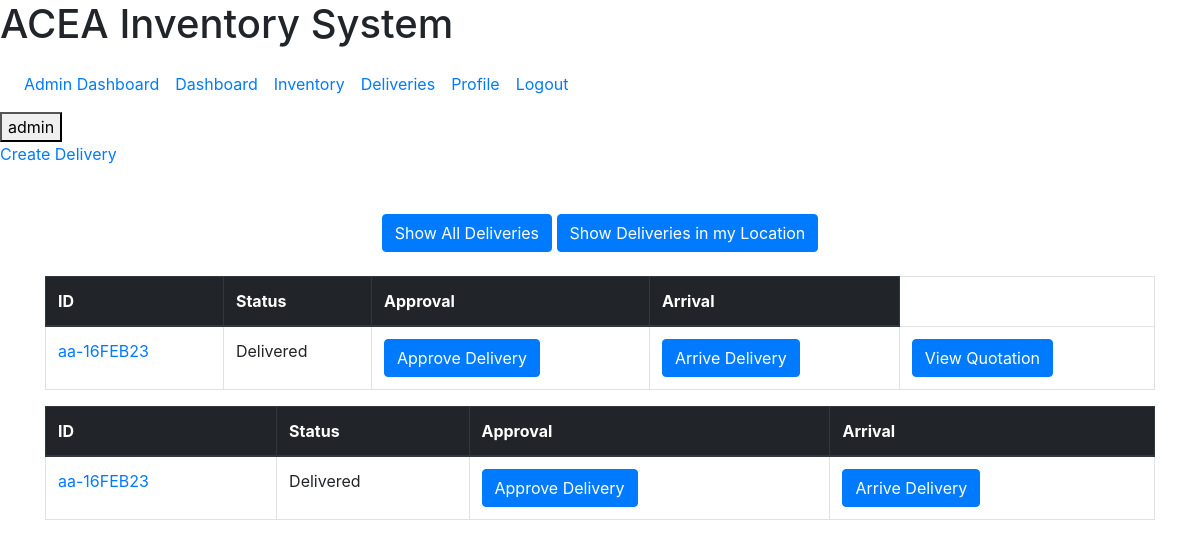
The page /deliveries/ (signed in) on the database as committed earlier.
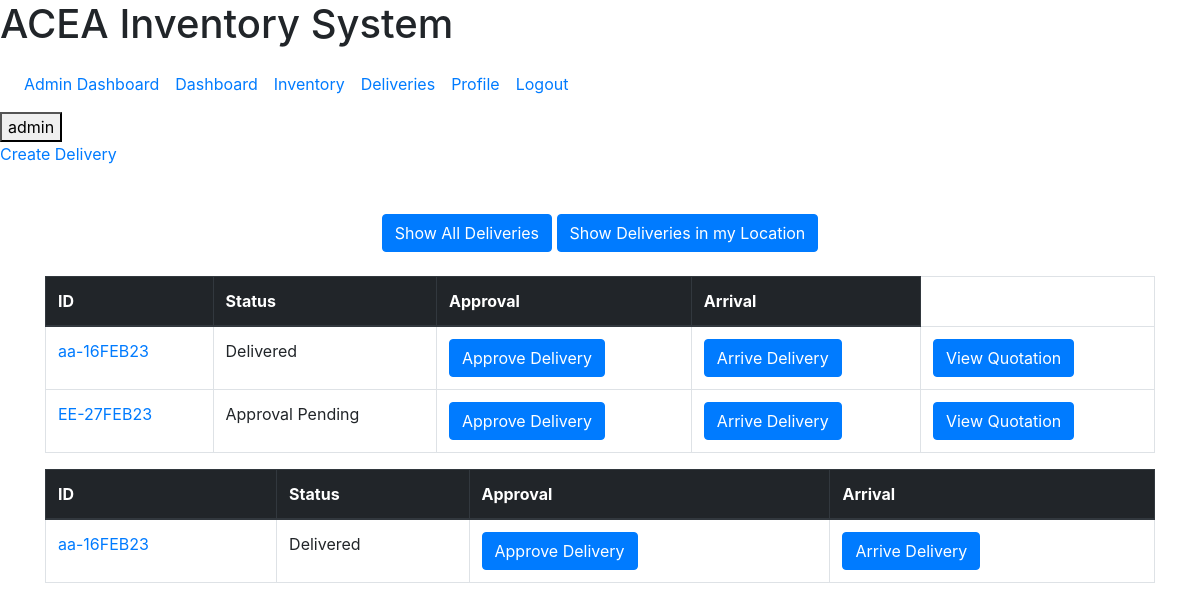
The same page on the database as committed later.
### dashboard/models.py (models this page shows)
class Delivery(models.Model):
    requestedBy = models.ForeignKey(User, on_delete=models.CASCADE, null=True, blank=True)
    dateRequested = models.DateTimeField(auto_now_add=True, blank=True)
    dateApproved = models.DateTimeField(null=True, blank=True)
    dateArrived = models.DateTimeField(null=True, blank=True)
    deliveryLocation = models.ForeignKey(Location, on_delete=models.CASCADE)
    class Meta:                                                             # django admin data models are pluralized (they add 's')
        verbose_name_plural = 'Deliveries'
    def __str__(self):
        if self.requestedBy:
            initials = ''.join([name[0] for name in self.requestedBy.get_full_name().split()])
        else:
            initials = 'unknown'
        formatted_date = self.dateRequested.strftime('%d%b%y')
        slug = slugify(formatted_date).upper()
        return f'{initials}-{slug}'

### dashboard/views.py (the view)
# urls.py: path('deliveries/', views.DeliveryList.as_view(), name='list-deliveries'),
class DeliveryList(LoginRequiredMixin, ListView):
    model = Delivery
    context_object_name = "delivery"
    def get_context_data(self, **kwargs):
        delivery = Delivery.objects.all()
        kwargs['delivery'] = delivery
        filteredDelivery = delivery.filter(deliveryLocation=self.request.user.userprofile.location)
        kwargs['filteredDelivery'] = filteredDelivery
        return kwargs

### templates/templatetags/auth_extras.py (called while the page is built)
@register.filter(name='has_group')
def has_group(user, group_name):
    group = Group.objects.get(name=group_name)
    return True if group in user.groups.all() else False

### templates/dashboard/delivery_list.html (shortened to what the changed rows need)
{%extends 'partials/base.html'%}
{% block content %}
{% load bootstrap_icons %}
<div class="container py-5">
    <div id="unfiltered-container">
        <table id="unfiltered-table" class="table table-bordered table-hover">
            <thead class="thead-dark">
                <tr>
                    <th scope="col">ID</th>
                    <th scope="col">Status</th>
                    {% if request.user.is_authenticated and request.user|has_group:"Administrator" or request.user|has_group:"Finance" %}
                    <th scope="col">Approval</th>
                    {% endif %}
                    {% if request.user.is_authenticated and request.user|has_group:"Administrator" or request.user|has_group:"Engineering" %}
                    <th scope="col">Arrival</th>
                    {% endif %}
                </tr>
            </thead>
            <tbody>
                {% for d in delivery %}
                <tr>
                    <td><a href="{% url 'delivery_details' d.id %}">{{ d }}</a></td>
                    {% if d.dateApproved is None %}
                    <td>Approval Pending</td>
                    {% elif d.dateArrived is None %}
                    <td>Arrival Pending</td>
                    {% else %}
                    <td>Delivered</td>
                    {% endif %}
                    {% if request.user.is_authenticated and request.user|has_group:"Administrator" or request.user|has_group:"Finance" %}
                    <td>
                        <form action="{% url 'approveDelivery' %}" method="POST">
                        <button class="btn btn-primary" type="submit">Approve Delivery</button>
                        </form>
                    </td>
                    {% endif %}
                    {% if request.user.is_authenticated and request.user|has_group:"Administrator" or request.user|has_group:"Engineering" %}
                    <td>
                        <form action="{% url 'arriveDelivery' %}" method="POST">
                        <button class="btn btn-primary" type="submit">Arrive Delivery</button>
                        </form>
                        <td>
                            <a href="{% url 'list-quotations' d.id %}" class="btn btn-primary">View Quotation</a>
                        </td>
                    </td>
                    {% endif %}
                </tr>
                {% endfor %}
            </tbody>
        </table>
    </div>
    <div id="filtered-container">
        <table id="filtered-table" class="table table-bordered table-hover">
            <thead class="thead-dark">
                <tr>
                    <th scope="col">ID</th>
                    <th scope="col">Status</th>
                    {% if request.user.is_authenticated and request.user|has_group:"Administrator" or request.user|has_group:"Finance" %}
                    <th scope="col">Approval</th>
                    {% endif %}
                    {% if request.user.is_authenticated and request.user|has_group:"Administrator" or request.user|has_group:"Engineering" %}
                    <th scope="col">Arrival</th>
                    {% endif %}
                </tr>
            </thead>
            <tbody>
                {% for d in filteredDelivery %}
                <tr>
                    <td> <a href="{% url 'delivery_details' d.id %}">{{ d }} </td>
                    {% if d.dateApproved is None %}
                        <td>Approval Pending</td>
                    {% elif d.dateArrived is None %}
                        <td>Arrival Pending</td>
                    {% else %}
                        <td>Delivered</td>
                    {% endif %}
                    {% if request.user.is_authenticated and request.user|has_group:"Administrator" or request.user|has_group:"Finance" %}
                    <td>
                        <form action ="{%url 'approveDelivery' %}" method="POST">
                        <button class="btn btn-primary" type="submit">Approve Delivery</button>
                        </form>
                    </td>
                    {% endif %}
                    {% if request.user.is_authenticated and request.user|has_group:"Administrator" or request.user|has_group:"Engineering" %}
                    <td>
                        <form action ="{%url 'arriveDelivery' %}" method="POST">
                        <button class="btn btn-primary" type="submit">Arrive Delivery</button>
                        </form>
                    </td>
                    {% endif %}
                </tr>
                {% endfor %}
            </tbody>
        </table>
    </div>
</div>
{% endblock %}
{% block js %}
        <link rel="stylesheet" type="text/css" href="https://cdn.datatables.net/v/dt/jszip-2.5.0/dt-1.10.18/af-2.3.0/b-1.5.2/b-colvis-1.5.2/b-flash-1.5.2/b-html5-1.5.2/b-print-1.5.2/cr-1.5.0/fh-3.1.4/r-2.2.2/datatables.min.css"/>
{% endblock %}

Rows that differ between the two databases and show on the page:
added Delivery: requestedBy+dateRequested "EE-27FEB23", shows "Approval Pending", shown under "ACEAInventory System"
